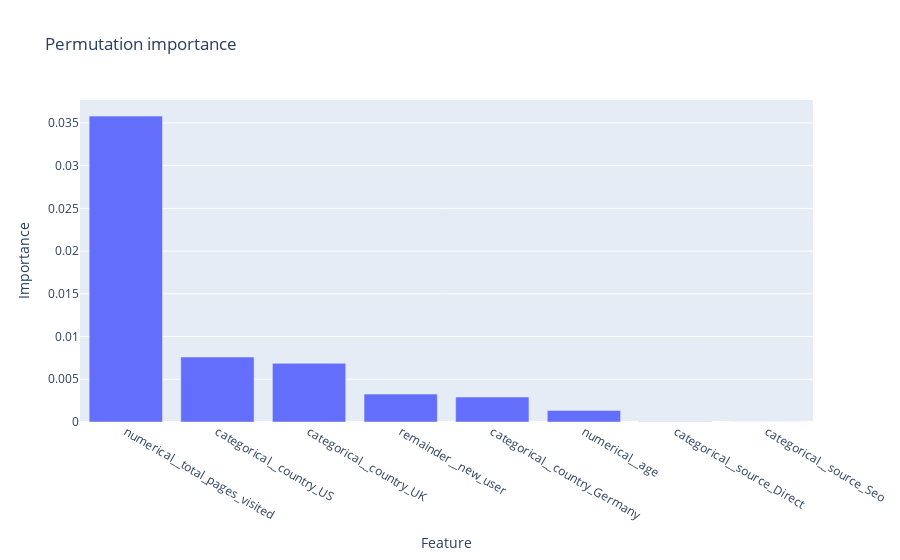

Source (notebook cell):
### Code cell
result = permutation_importance(best_logreg_model, X_test, y_test, n_repeats=30, random_state=444719)

imp_df = pd.DataFrame({"Feature": preprocessor.get_feature_names_out(), "Importance": result.importances_mean})
imp_df = imp_df.sort_values("Importance", ascending=False)

fig = px.bar(data_frame=imp_df, x="Feature", y="Importance", title="Permutation importance")
fig.show()

### Figure 1 — Plotly figure (JSON) as saved in the notebook; plotly's stock layout.template omitted (floating-point values rounded to 4 significant figures)
{"data": [{"hovertemplate": "Feature=%{x}<br>Importance=%{y}<extra></extra>", "legendgroup": "", "marker": {"color": "#636efa", "pattern": {"shape": ""}}, "name": "", "orientation": "v", "showlegend": false, "textposition": "auto", "type": "bar", "x": ["numerical__total_pages_visited", "categorical__country_US", "categorical__country_UK", "remainder__new_user", "categorical__country_Germany", "numerical__age", "categorical__source_Direct", "categorical__source_Seo"], "xaxis": "x", "y": [0.0358, 0.007607, 0.006868, 0.003266, 0.002919, 0.001357, 4.264e-05, 7.965e-06], "yaxis": "y"}], "layout": {"barmode": "relative", "legend": {"tracegroupgap": 0}, "title": {"text": "Permutation importance"}, "xaxis": {"anchor": "y", "domain": [0, 1], "title": {"text": "Feature"}}, "yaxis": {"anchor": "x", "domain": [0, 1], "title": {"text": "Importance"}}}}
